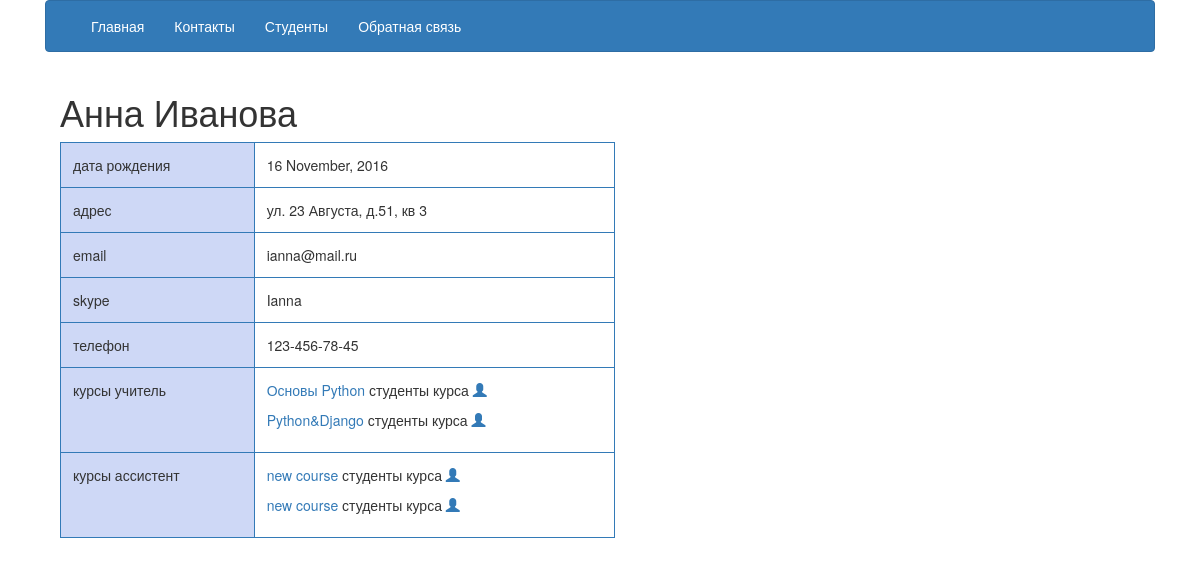
Page /coaches/1/ on the committed database.
### coaches/models.py (models this page shows, shortened)
class Coach(models.Model):
    user = models.OneToOneField(User)
    date_of_birth = models.DateField()
    gender = models.CharField(max_length = 1, choices = (('M', 'Male'), ('F', 'Female')))
    phone = models.CharField(max_length = 15)    # телефон
    address = models.CharField(max_length = 255)        # адрес
    skype = models.CharField(max_length = 25)
    description = models.TextField()

### courses/models.py (models this page shows)
class Course(models.Model):
    name = models.CharField(max_length=255)
    short_description = models.CharField(max_length=255)
    description = models.TextField(max_length=1255)
    coach = models.ForeignKey(Coach, related_name = 'coach_courses', null=True, blank= True)
    assistant = models.ForeignKey(Coach, related_name = 'assistant_courses', null=True, blank= True)
    def __str__(self):
        return self.name

### coaches/views.py (the view)
# urls.py: url(r'^(?P<coach_id>[0-9]+)/$', views.detail, name ='detail'),
def detail(request, coach_id):
    coach = Coach.objects.filter(id = coach_id)
    coach_course_qs = Course.objects.filter(coach_id = coach_id)
    coach_course = coach_course_qs[0:]
    assistant_course_qs = Course.objects.filter(assistant_id = coach_id)
    assistant_course = assistant_course_qs[0:]
    return render (request, "coaches/detail.html", {"coach": coach, "coach_course": coach_course, "assistant_course": assistant_course })

### templates/coaches/detail.html (shortened to what this page needs)
{% extends "base.html" %}
{% block content %}
          {% for coach in coach %}
     <h1>{{ coach.user.first_name }}  {{ coach.user.last_name }}</h1>
      {% endfor %}
          <div class="blog-post">
          <table class="table table-bordered", style="width: 50%">
          {% for coach in coach %}
            <tr><td class="student_info">дата рождения</td><td>{{ coach.date_of_birth|date:"d F, Y" }}</td></tr>
            <tr><td class="student_info">адрес</td><td>{{ coach.address }}</td></tr>
            <tr><td class="student_info">email</td><td>{{ coach.user.email }}</td></tr>
            <tr><td class="student_info">skype</td><td>{{ coach.skype }}</td></tr>
            <tr><td class="student_info">телефон</td><td>{{ coach.phone }}</td></tr>
            <tr><td class="student_info">курсы учитель</td>
                 <td>{% for courses in coach_course.all %}
                       <p><a href="{% url 'courses:detail' courses.id %}">{{ courses }}</a>   студенты курса
                       <a href="{% url 'students:list_view' %}?course_id={{ courses.id }}"><span class="glyphicon glyphicon-user" aria-hidden="true"></span></a>
                         </p>
                     {% endfor %}
                  </td>
              </tr>
            <tr><td class="student_info">курсы ассистент</td>
                 <td>{% for courses in assistant_course.all %}
                       <p><a href="{% url 'courses:detail' courses.id%}">{{ courses }}</a>  студенты курса
                       <a href="{% url 'students:list_view' %}?course_id={{ courses.id }}">
                       <span class="glyphicon glyphicon-user" aria-hidden="true"></span></a>
                     {% endfor %}
                  </td>
            </tr>
          {% endfor %}
          </table>
          </div>
{% endblock content %}

### static/css/style.css (style rules this page uses)
html { font-family: sans-serif; color: #333; background-color: #fff; }
body { font-family: "Helvetica Neue", Helvetica, Arial, sans-serif; font-size: 14px; line-height: 1.42857143; color: #333; background-color: #fff; }
p { margin: 0 0 10px; }
a { color: #333; text-decoration: none; }
td { padding: 10px 10px 3px 3px; }
tr { border: : 5px }
.student_info { background: #CED8F6; }

### rows in the picture
Coach: user.first_name "Анна", user.last_name "Иванова", date_of_birth "16 November, 2016", address "ул. 23 Августа, д.51, кв 3", user.email "ianna@mail.ru", skype "Ianna", phone "123-456-78-45"
Course: name "Основы Python"
Course: name "Python&Django"
Course: name "new course"
Course: name "new course"
